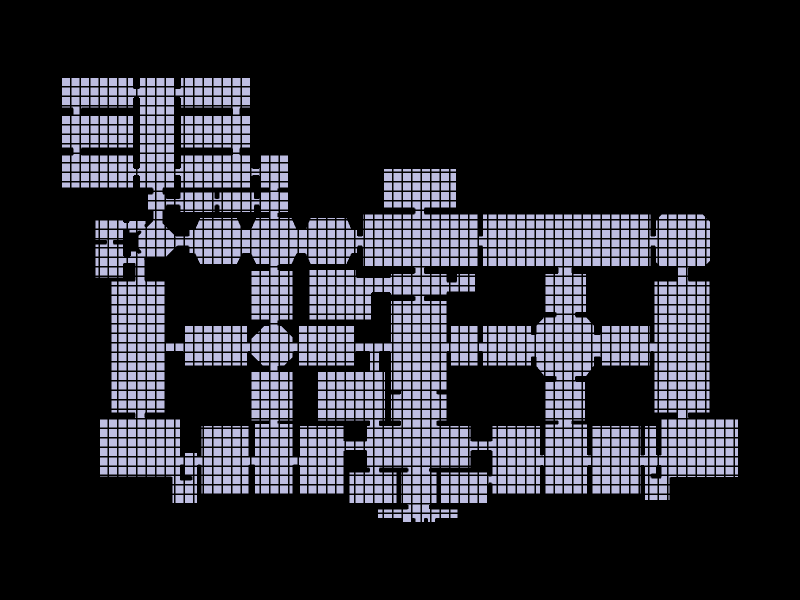

Write notebook code for a chart like this one.
### Markdown cell above
## 10. Show the resulting shell

### Code cell
Topology.Show(shell,
              camera=[0,0,6],
              faceColor=[210,210,250],
              faceOpacity=0.9,
              edgeColor="black",
              edgeWidth=3,
              showVertices=False,
              backgroundColor="black",
              width=800,
              height=600,
              renderer = renderer)

### Figure 1 — Plotly figure (JSON) as saved in the notebook; plotly's stock layout.template omitted (floating-point values rounded to 4 significant figures; data arrays with more than 128 entries replaced by an {"elided": "..."} marker saying what was removed)
{"data": [{"hoverinfo": "text", "legendgroup": "2", "legendrank": 2, "line": {"color": "black", "dash": "solid", "width": 3}, "marker": {"size": 0}, "mode": "lines", "name": "1: Untitled (Edges)", "showlegend": false, "text": "", "type": "scatter3d", "x": {"elided": "17220 float values"}, "y": {"elided": "17220 float values"}, "z": {"elided": "17220 int values"}}, {"cmax": 1, "cmin": 0, "color": "#D2D2FA", "colorscale": [[0, "#440154"], [0.1111, "#482878"], [0.2222, "#3e4989"], [0.3333, "#31688e"], [0.4444, "#26828e"], [0.5556, "#1f9e89"], [0.6667, "#35b779"], [0.7778, "#6ece58"], [0.8889, "#b5de2b"], [1, "#fde725"]], "flatshading": true, "hoverinfo": "text", "hovertext": "", "i": {"elided": "5190 int values"}, "j": {"elided": "5190 int values"}, "k": {"elided": "5190 int values"}, "legendgroup": "3", "legendrank": 3, "lighting": {"facenormalsepsilon": 0}, "name": "1: Untitled (Faces)", "opacity": 0.9, "showlegend": false, "showscale": false, "text": "", "type": "mesh3d", "x": {"elided": "3436 float values"}, "y": {"elided": "3436 float values"}, "z": {"elided": "3436 int values"}}], "layout": {"autosize": true, "height": 600, "margin": {"b": 40, "l": 40, "r": 40, "t": 40}, "paper_bgcolor": "#000000", "plot_bgcolor": "#000000", "scene": {"aspectmode": "data", "camera": {"center": {"x": 0, "y": 0, "z": 0}, "eye": {"x": 0, "y": 0, "z": 6}, "projection": {"type": "perspective"}, "up": {"x": 0, "y": 1, "z": 0}}, "xaxis": {"visible": false}, "yaxis": {"visible": false}, "zaxis": {"visible": false}}, "showlegend": true, "width": 800, "xaxis": {"showgrid": false, "visible": false, "zeroline": false}, "yaxis": {"showgrid": false, "visible": false, "zeroline": false}}}
